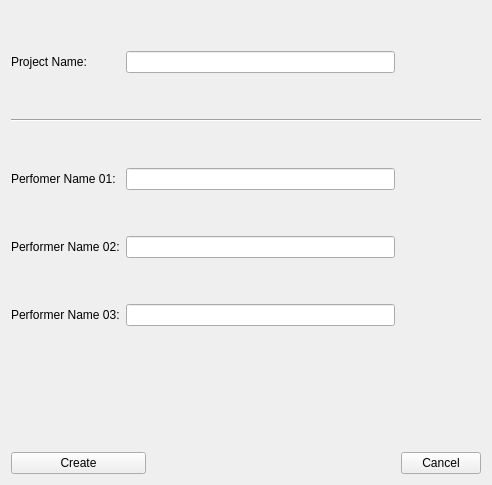
<?xml version="1.0" encoding="UTF-8"?>
<ui version="4.0">
 <class>Form</class>
 <widget class="QWidget" name="Form">
  <property name="geometry">
   <rect>
    <x>0</x>
    <y>0</y>
    <width>492</width>
    <height>485</height>
   </rect>
  </property>
  <property name="windowTitle">
   <string>Form</string>
  </property>
  <layout class="QGridLayout" name="gridLayout">
   <item row="10" column="2">
    <layout class="QVBoxLayout" name="verticalLayout"/>
   </item>
   <item row="12" column="0" colspan="2">
    <widget class="QPushButton" name="pushButton">
     <property name="text">
      <string>Create</string>
     </property>
    </widget>
   </item>
   <item row="7" column="0">
    <widget class="QLabel" name="label_3">
     <property name="text">
      <string>Performer Name 02:</string>
     </property>
    </widget>
   </item>
   <item row="2" column="1">
    <spacer name="verticalSpacer_3">
     <property name="orientation">
      <enum>Qt::Vertical</enum>
     </property>
     <property name="sizeType">
      <enum>QSizePolicy::Minimum</enum>
     </property>
     <property name="sizeHint" stdset="0">
      <size>
       <width>20</width>
       <height>40</height>
      </size>
     </property>
    </spacer>
   </item>
   <item row="12" column="2">
    <spacer name="horizontalSpacer">
     <property name="orientation">
      <enum>Qt::Horizontal</enum>
     </property>
     <property name="sizeHint" stdset="0">
      <size>
       <width>40</width>
       <height>20</height>
      </size>
     </property>
    </spacer>
   </item>
   <item row="5" column="1" colspan="2">
    <widget class="QLineEdit" name="lineEdit_2"/>
   </item>
   <item row="5" column="0">
    <widget class="QLabel" name="label_2">
     <property name="text">
      <string>Perfomer Name 01:</string>
     </property>
    </widget>
   </item>
   <item row="0" column="1">
    <spacer name="verticalSpacer_4">
     <property name="orientation">
      <enum>Qt::Vertical</enum>
     </property>
     <property name="sizeType">
      <enum>QSizePolicy::Minimum</enum>
     </property>
     <property name="sizeHint" stdset="0">
      <size>
       <width>20</width>
       <height>40</height>
      </size>
     </property>
    </spacer>
   </item>
   <item row="1" column="0">
    <widget class="QLabel" name="label">
     <property name="text">
      <string>Project Name:</string>
     </property>
    </widget>
   </item>
   <item row="12" column="3">
    <widget class="QPushButton" name="pushButton_2">
     <property name="text">
      <string>Cancel</string>
     </property>
    </widget>
   </item>
   <item row="9" column="0">
    <widget class="QLabel" name="label_4">
     <property name="text">
      <string>Performer Name 03:</string>
     </property>
    </widget>
   </item>
   <item row="10" column="1">
    <spacer name="verticalSpacer_2">
     <property name="orientation">
      <enum>Qt::Vertical</enum>
     </property>
     <property name="sizeHint" stdset="0">
      <size>
       <width>20</width>
       <height>40</height>
      </size>
     </property>
    </spacer>
   </item>
   <item row="9" column="1" colspan="2">
    <widget class="QLineEdit" name="lineEdit_4"/>
   </item>
   <item row="1" column="3">
    <layout class="QHBoxLayout" name="horizontalLayout"/>
   </item>
   <item row="4" column="1">
    <spacer name="verticalSpacer">
     <property name="orientation">
      <enum>Qt::Vertical</enum>
     </property>
     <property name="sizeType">
      <enum>QSizePolicy::Maximum</enum>
     </property>
     <property name="sizeHint" stdset="0">
      <size>
       <width>20</width>
       <height>40</height>
      </size>
     </property>
    </spacer>
   </item>
   <item row="3" column="0" colspan="4">
    <widget class="Line" name="line">
     <property name="orientation">
      <enum>Qt::Horizontal</enum>
     </property>
    </widget>
   </item>
   <item row="1" column="1" colspan="2">
    <widget class="QLineEdit" name="lineEdit"/>
   </item>
   <item row="7" column="1" colspan="2">
    <widget class="QLineEdit" name="lineEdit_3"/>
   </item>
   <item row="8" column="1">
    <spacer name="verticalSpacer_5">
     <property name="orientation">
      <enum>Qt::Vertical</enum>
     </property>
     <property name="sizeType">
      <enum>QSizePolicy::Minimum</enum>
     </property>
     <property name="sizeHint" stdset="0">
      <size>
       <width>20</width>
       <height>40</height>
      </size>
     </property>
    </spacer>
   </item>
   <item row="6" column="1">
    <spacer name="verticalSpacer_6">
     <property name="orientation">
      <enum>Qt::Vertical</enum>
     </property>
     <property name="sizeType">
      <enum>QSizePolicy::Minimum</enum>
     </property>
     <property name="sizeHint" stdset="0">
      <size>
       <width>20</width>
       <height>40</height>
      </size>
     </property>
    </spacer>
   </item>
  </layout>
 </widget>
 <resources/>
 <connections/>
</ui>
